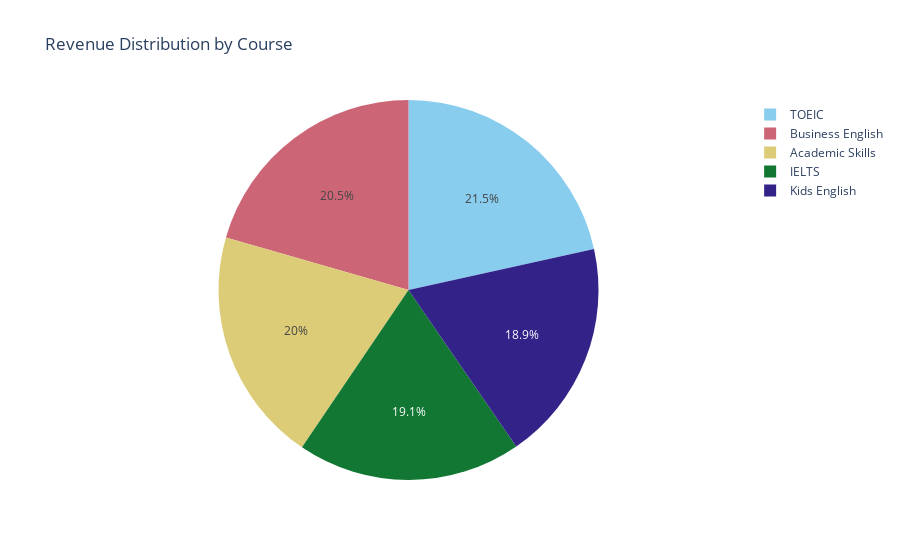

Write notebook code for a chart like this one.
### Code cell
#Revenue by Course

#Create dataframe
course_revenue = (
    df_active.groupby("course_category")["contract_value"]
    .sum()
    .sort_values(ascending=False)
    .reset_index()
)

#Plot
fig = px.pie(
    course_revenue,
    values="contract_value",
    names="course_category",
    title="Revenue Distribution by Course",
    color_discrete_sequence=px.colors.qualitative.Safe
)
fig.show()

### Figure 1 — Plotly figure (JSON) as saved in the notebook; plotly's stock layout.template omitted (floating-point values rounded to 4 significant figures)
{"data": [{"domain": {"x": [0, 1], "y": [0, 1]}, "hovertemplate": "course_category=%{label}<br>contract_value=%{value}<extra></extra>", "labels": ["TOEIC", "Business English", "Academic Skills", "IELTS", "Kids English"], "legendgroup": "", "name": "", "showlegend": true, "type": "pie", "values": [410190000, 391263000, 380807000, 363354000, 359470000]}], "layout": {"legend": {"tracegroupgap": 0}, "piecolorway": ["rgb(136, 204, 238)", "rgb(204, 102, 119)", "rgb(221, 204, 119)", "rgb(17, 119, 51)", "rgb(51, 34, 136)", "rgb(170, 68, 153)", "rgb(68, 170, 153)", "rgb(153, 153, 51)", "rgb(136, 34, 85)", "rgb(102, 17, 0)", "rgb(136, 136, 136)"], "title": {"text": "Revenue Distribution by Course"}}}
